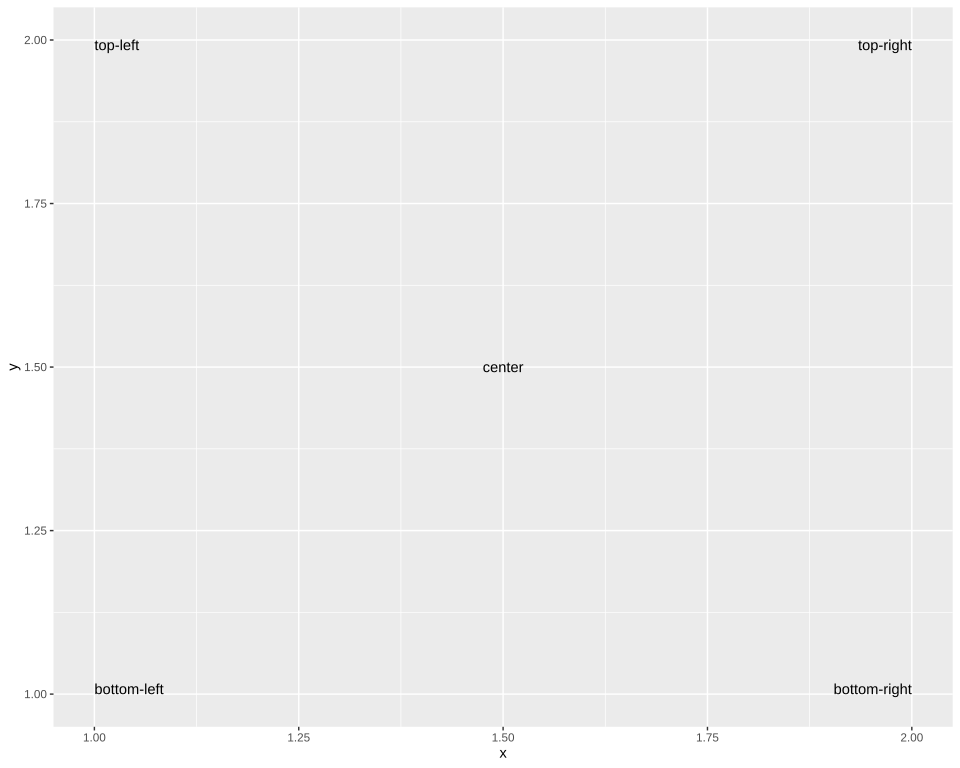

R code for this plot:
# The plot test/golden/text_inward.svg draws, drawn by ggplot2 itself, as ggplot2's own visual tests
# draw their snapshots: the independent check on that golden whenever it changes. The suite never
# runs this; it needs R, ggplot2 and vdiffr, saved as the Docker image giggly-r:ggplot2-4.0.3. From
# the repository's root:
#
#   docker run --rm -v "$PWD/test/golden":/golden:ro giggly-r:ggplot2-4.0.3 \
#     Rscript /golden/text_inward.R > text_inward.ggplot2.svg
#
# and compare the two drawings element by element, as test/golden/point.R describes.
#
# geom_text()'s "Justification" example from ggplot2's reference page: five labels at the corners
# and middle of the data, each justified `"inward"` both ways, so the ones at the corners sit inside
# the panel against their corner and the one in the middle is centred on it. First checked with
# ggplot2 4.0.3 and vdiffr 1.0.9: every element and clip path matches but svglite's around the
# whole drawing, and the one departure is test/golden/point.R's, the x axis drawn before the y.

library(ggplot2)

df <- data.frame(
  x = c(1, 1, 2, 2, 1.5),
  y = c(1, 2, 1, 2, 1.5),
  text = c("bottom-left", "top-left", "bottom-right", "top-right", "center")
)

plot <- ggplot(df, aes(x, y)) +
  geom_text(aes(label = text), vjust = "inward", hjust = "inward") +
  theme_gray()

file <- tempfile(fileext = ".svg")
vdiffr::write_svg(plot, file)
cat(readLines(file), sep = "\n")
